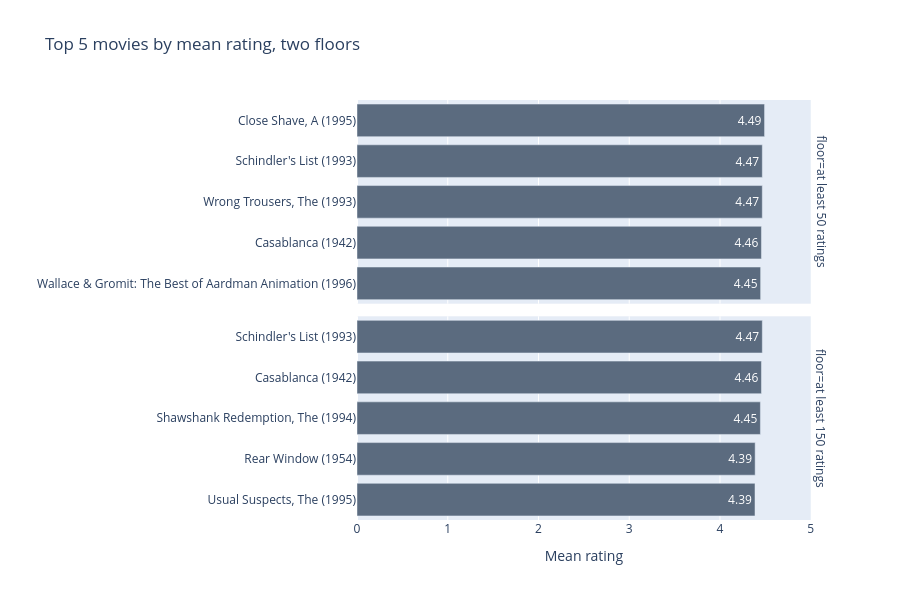

Notebook source saved alongside this figure:
### Code cell
fig = px.bar(both, 
             x="mean_rating", 
             y="title",
             facet_row="floor",
             text="mean_rating", 
             hover_data=["n_ratings"], 
             title="Top 5 movies by mean rating, two floors",
             labels={"mean_rating": "Mean rating", "title": ""})

fig.update_traces(texttemplate="%{x:.2f}")
fig.update_xaxes(range=[0, 5])
fig.update_yaxes(categoryorder="total ascending", matches=None, showticklabels=True)
fig.update_layout(height=600)
fig.show()

### Figure 1 — Plotly figure (JSON) as saved in the notebook; plotly's stock layout.template omitted (floating-point values rounded to 4 significant figures)
{"data": [{"customdata": [[112], [298], [118], [243], [67]], "hovertemplate": "floor=at least 50 ratings<br>Mean rating=%{text}<br>=%{y}<br>n_ratings=%{customdata[0]}<extra></extra>", "legendgroup": "", "marker": {"color": "#5B6B7F", "pattern": {"shape": ""}}, "name": "", "orientation": "h", "showlegend": false, "text": [4.491, 4.466, 4.466, 4.457, 4.448], "textposition": "auto", "texttemplate": "%{x:.2f}", "type": "bar", "x": [4.491, 4.466, 4.466, 4.457, 4.448], "xaxis": "x2", "y": ["Close Shave, A (1995)", "Schindler's List (1993)", "Wrong Trousers, The (1993)", "Casablanca (1942)", "Wallace & Gromit: The Best of Aardman Animation (1996)"], "yaxis": "y2"}, {"customdata": [[298], [243], [283], [209], [267]], "hovertemplate": "floor=at least 150 ratings<br>Mean rating=%{text}<br>=%{y}<br>n_ratings=%{customdata[0]}<extra></extra>", "legendgroup": "", "marker": {"color": "#5B6B7F", "pattern": {"shape": ""}}, "name": "", "orientation": "h", "showlegend": false, "text": [4.466, 4.457, 4.445, 4.388, 4.386], "textposition": "auto", "texttemplate": "%{x:.2f}", "type": "bar", "x": [4.466, 4.457, 4.445, 4.388, 4.386], "xaxis": "x", "y": ["Schindler's List (1993)", "Casablanca (1942)", "Shawshank Redemption, The (1994)", "Rear Window (1954)", "Usual Suspects, The (1995)"], "yaxis": "y"}], "layout": {"annotations": [{"font": {}, "showarrow": false, "text": "floor=at least 150 ratings", "textangle": 90, "x": 0.98, "xanchor": "left", "xref": "paper", "y": 0.2425, "yanchor": "middle", "yref": "paper"}, {"font": {}, "showarrow": false, "text": "floor=at least 50 ratings", "textangle": 90, "x": 0.98, "xanchor": "left", "xref": "paper", "y": 0.7575, "yanchor": "middle", "yref": "paper"}], "barmode": "relative", "height": 600, "legend": {"tracegroupgap": 0}, "title": {"text": "Top 5 movies by mean rating, two floors"}, "xaxis": {"anchor": "y", "domain": [0, 0.98], "range": [0, 5], "title": {"text": "Mean rating"}}, "xaxis2": {"anchor": "y2", "domain": [0, 0.98], "matches": "x", "range": [0, 5], "showticklabels": false}, "yaxis": {"anchor": "x", "categoryorder": "total ascending", "domain": [0, 0.485], "showticklabels": true, "title": {"text": ""}}, "yaxis2": {"anchor": "x2", "categoryorder": "total ascending", "domain": [0.515, 1], "showticklabels": true, "title": {"text": ""}}}}
